Frame 1 (no input): blank canvas, image omitted
Frame 60 (no input): blank canvas, image omitted
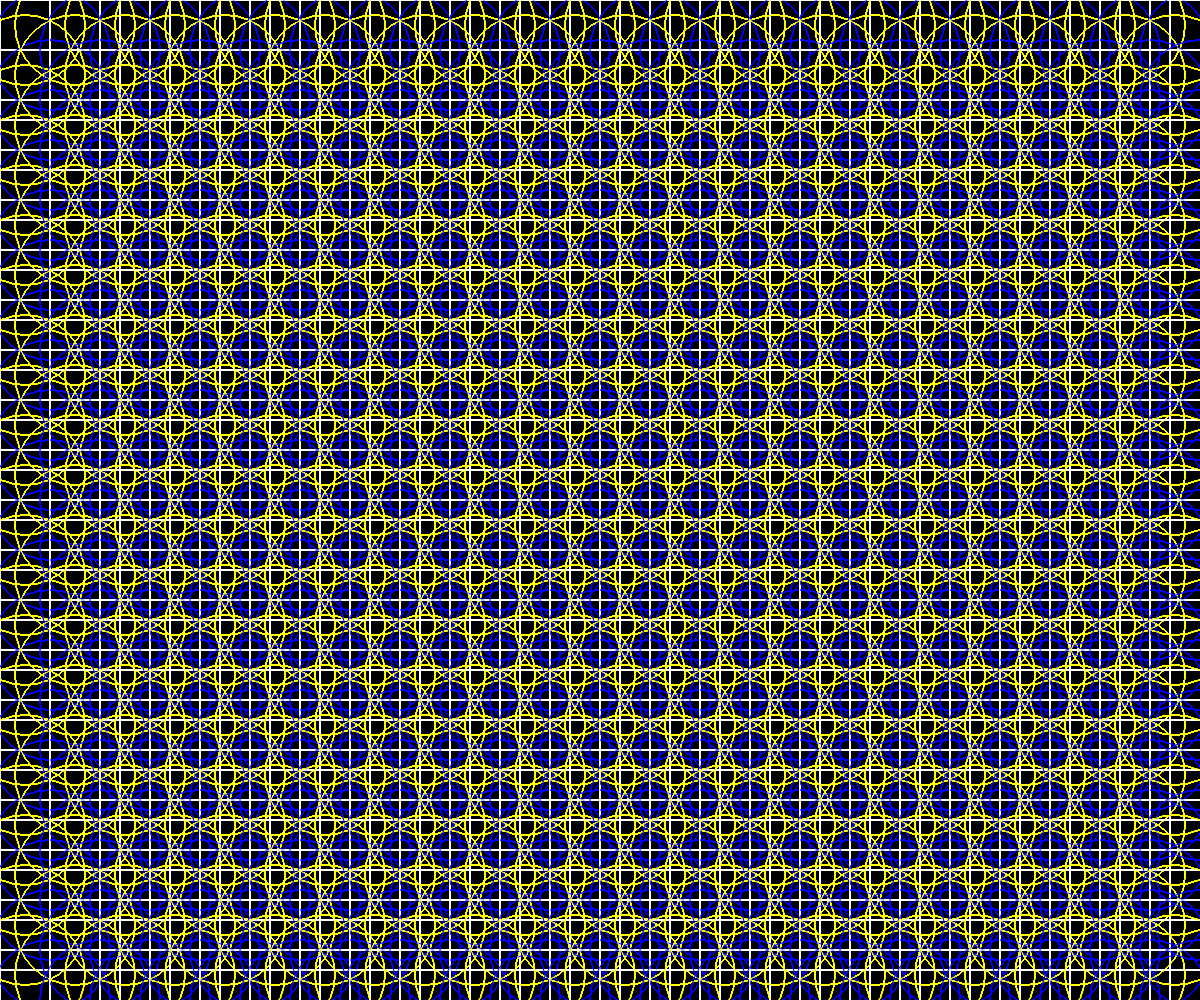
Frame 120 (the mouse pressed at the canvas centre since frame 60)

The p5.js sketch whose frames 1 and 60 were blank and that drew this single picture after the mouse press (run headless with seeded random() and noise() and a simulated clock; from frame 60 on, the mouse is pressed at the canvas centre):

// p5.js sketch
// ── sketch.js
function setup() {
  //https://youtu.be/PF_IdMQiBgM
createCanvas(windowWidth, windowHeight); //產生一個畫布
background(0); //背景色
}

function draw() {
  noFill() //形狀不填滿顏色
  strokeWeight(1) //邊框粗細
  for(var i=0;i <windowWidth/50;i++) {
  for(var j=0;j <windowHeight/50;j++) {
   stroke(255,255,0)
   ellipse(25+(i*50),25+(j*50),mouseX/5)
   stroke(255,255,255)
   rect(0+(i*50),0+(j*50),mouseX/5)
   stroke(0,0,255) 
   ellipse(50+(i*50),50+(j*50),mouseX/5)
    }
  }
}
